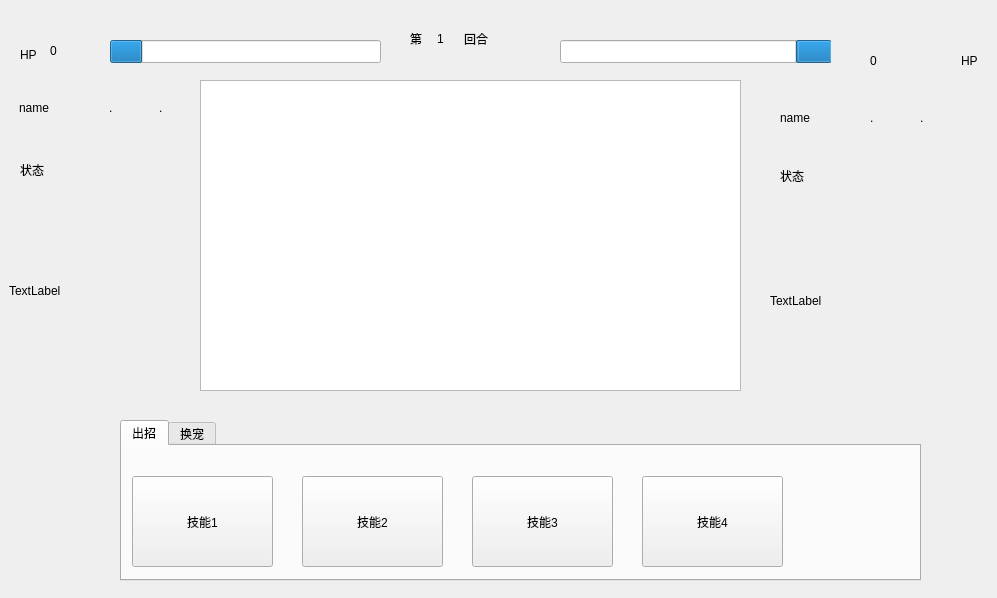
<?xml version="1.0" encoding="UTF-8"?>
<ui version="4.0">
 <class>Pk</class>
 <widget class="QWidget" name="Pk">
  <property name="geometry">
   <rect>
    <x>0</x>
    <y>0</y>
    <width>997</width>
    <height>598</height>
   </rect>
  </property>
  <property name="windowTitle">
   <string>Form</string>
  </property>
  <widget class="QTabWidget" name="tabWidget">
   <property name="geometry">
    <rect>
     <x>120</x>
     <y>420</y>
     <width>801</width>
     <height>161</height>
    </rect>
   </property>
   <property name="currentIndex">
    <number>0</number>
   </property>
   <widget class="QWidget" name="tab">
    <attribute name="title">
     <string>出招</string>
    </attribute>
    <widget class="QPushButton" name="skill1">
     <property name="geometry">
      <rect>
       <x>10</x>
       <y>30</y>
       <width>141</width>
       <height>91</height>
      </rect>
     </property>
     <property name="text">
      <string>技能1</string>
     </property>
    </widget>
    <widget class="QPushButton" name="skill2">
     <property name="geometry">
      <rect>
       <x>180</x>
       <y>30</y>
       <width>141</width>
       <height>91</height>
      </rect>
     </property>
     <property name="text">
      <string>技能2</string>
     </property>
    </widget>
    <widget class="QPushButton" name="skill3">
     <property name="geometry">
      <rect>
       <x>350</x>
       <y>30</y>
       <width>141</width>
       <height>91</height>
      </rect>
     </property>
     <property name="text">
      <string>技能3</string>
     </property>
    </widget>
    <widget class="QPushButton" name="skill4">
     <property name="geometry">
      <rect>
       <x>520</x>
       <y>30</y>
       <width>141</width>
       <height>91</height>
      </rect>
     </property>
     <property name="text">
      <string>技能4</string>
     </property>
    </widget>
   </widget>
   <widget class="QWidget" name="tab_2">
    <attribute name="title">
     <string>换宠</string>
    </attribute>
    <widget class="QListWidget" name="poks">
     <property name="geometry">
      <rect>
       <x>10</x>
       <y>10</y>
       <width>671</width>
       <height>111</height>
      </rect>
     </property>
    </widget>
    <widget class="QPushButton" name="pushButton">
     <property name="geometry">
      <rect>
       <x>690</x>
       <y>50</y>
       <width>93</width>
       <height>28</height>
      </rect>
     </property>
     <property name="text">
      <string>换宠</string>
     </property>
    </widget>
   </widget>
  </widget>
  <widget class="QTextEdit" name="log">
   <property name="geometry">
    <rect>
     <x>200</x>
     <y>80</y>
     <width>541</width>
     <height>311</height>
    </rect>
   </property>
  </widget>
  <widget class="QWidget" name="pet" native="true">
   <property name="geometry">
    <rect>
     <x>9</x>
     <y>80</y>
     <width>181</width>
     <height>301</height>
    </rect>
   </property>
   <widget class="QLabel" name="poke_img">
    <property name="geometry">
     <rect>
      <x>0</x>
      <y>130</y>
      <width>171</width>
      <height>161</height>
     </rect>
    </property>
    <property name="text">
     <string>TextLabel</string>
    </property>
   </widget>
   <widget class="QLabel" name="name">
    <property name="geometry">
     <rect>
      <x>10</x>
      <y>20</y>
      <width>101</width>
      <height>16</height>
     </rect>
    </property>
    <property name="text">
     <string>name</string>
    </property>
   </widget>
   <widget class="QLabel" name="attr2">
    <property name="geometry">
     <rect>
      <x>150</x>
      <y>20</y>
      <width>31</width>
      <height>16</height>
     </rect>
    </property>
    <property name="text">
     <string>.</string>
    </property>
   </widget>
   <widget class="QLabel" name="attr">
    <property name="geometry">
     <rect>
      <x>100</x>
      <y>20</y>
      <width>31</width>
      <height>16</height>
     </rect>
    </property>
    <property name="text">
     <string>.</string>
    </property>
   </widget>
   <widget class="QLabel" name="status">
    <property name="geometry">
     <rect>
      <x>11</x>
      <y>54</y>
      <width>151</width>
      <height>71</height>
     </rect>
    </property>
    <property name="text">
     <string>状态</string>
    </property>
   </widget>
  </widget>
  <widget class="QWidget" name="pet_2" native="true">
   <property name="geometry">
    <rect>
     <x>770</x>
     <y>90</y>
     <width>181</width>
     <height>301</height>
    </rect>
   </property>
   <widget class="QLabel" name="poke_img_2">
    <property name="geometry">
     <rect>
      <x>0</x>
      <y>130</y>
      <width>171</width>
      <height>161</height>
     </rect>
    </property>
    <property name="text">
     <string>TextLabel</string>
    </property>
   </widget>
   <widget class="QLabel" name="name_2">
    <property name="geometry">
     <rect>
      <x>10</x>
      <y>20</y>
      <width>101</width>
      <height>16</height>
     </rect>
    </property>
    <property name="text">
     <string>name</string>
    </property>
   </widget>
   <widget class="QLabel" name="attr2_2">
    <property name="geometry">
     <rect>
      <x>150</x>
      <y>20</y>
      <width>31</width>
      <height>16</height>
     </rect>
    </property>
    <property name="text">
     <string>.</string>
    </property>
   </widget>
   <widget class="QLabel" name="attr_2">
    <property name="geometry">
     <rect>
      <x>100</x>
      <y>20</y>
      <width>31</width>
      <height>16</height>
     </rect>
    </property>
    <property name="text">
     <string>.</string>
    </property>
   </widget>
   <widget class="QLabel" name="status_2">
    <property name="geometry">
     <rect>
      <x>10</x>
      <y>50</y>
      <width>151</width>
      <height>71</height>
     </rect>
    </property>
    <property name="text">
     <string>状态</string>
    </property>
   </widget>
  </widget>
  <widget class="QLabel" name="label_hp">
   <property name="geometry">
    <rect>
     <x>20</x>
     <y>44</y>
     <width>21</width>
     <height>21</height>
    </rect>
   </property>
   <property name="text">
    <string>HP</string>
   </property>
  </widget>
  <widget class="QLabel" name="label_hp_2">
   <property name="geometry">
    <rect>
     <x>961</x>
     <y>50</y>
     <width>21</width>
     <height>21</height>
    </rect>
   </property>
   <property name="text">
    <string>HP</string>
   </property>
  </widget>
  <widget class="QLabel" name="hp">
   <property name="geometry">
    <rect>
     <x>50</x>
     <y>40</y>
     <width>71</width>
     <height>21</height>
    </rect>
   </property>
   <property name="text">
    <string>0</string>
   </property>
  </widget>
  <widget class="QLabel" name="hp_2">
   <property name="geometry">
    <rect>
     <x>870</x>
     <y>50</y>
     <width>71</width>
     <height>21</height>
    </rect>
   </property>
   <property name="text">
    <string>0</string>
   </property>
  </widget>
  <widget class="QWidget" name="layoutWidget">
   <property name="geometry">
    <rect>
     <x>410</x>
     <y>30</y>
     <width>85</width>
     <height>17</height>
    </rect>
   </property>
   <layout class="QHBoxLayout" name="horizontalLayout">
    <item>
     <widget class="QLabel" name="label">
      <property name="text">
       <string>第</string>
      </property>
     </widget>
    </item>
    <item>
     <widget class="QLabel" name="huihe">
      <property name="text">
       <string>1</string>
      </property>
     </widget>
    </item>
    <item>
     <widget class="QLabel" name="label_2">
      <property name="text">
       <string>回合  </string>
      </property>
     </widget>
    </item>
   </layout>
  </widget>
  <widget class="QProgressBar" name="hp_bar">
   <property name="geometry">
    <rect>
     <x>110</x>
     <y>40</y>
     <width>271</width>
     <height>23</height>
    </rect>
   </property>
   <property name="maximum">
    <number>200</number>
   </property>
   <property name="value">
    <number>24</number>
   </property>
   <property name="textVisible">
    <bool>false</bool>
   </property>
   <property name="invertedAppearance">
    <bool>false</bool>
   </property>
   <property name="format">
    <string>%v</string>
   </property>
  </widget>
  <widget class="QProgressBar" name="hp_2_bar">
   <property name="enabled">
    <bool>true</bool>
   </property>
   <property name="geometry">
    <rect>
     <x>560</x>
     <y>40</y>
     <width>271</width>
     <height>23</height>
    </rect>
   </property>
   <property name="layoutDirection">
    <enum>Qt::RightToLeft</enum>
   </property>
   <property name="autoFillBackground">
    <bool>false</bool>
   </property>
   <property name="styleSheet">
    <string notr="true"/>
   </property>
   <property name="maximum">
    <number>200</number>
   </property>
   <property name="value">
    <number>24</number>
   </property>
   <property name="textVisible">
    <bool>false</bool>
   </property>
   <property name="format">
    <string>%v</string>
   </property>
  </widget>
 </widget>
 <resources/>
 <connections/>
</ui>
